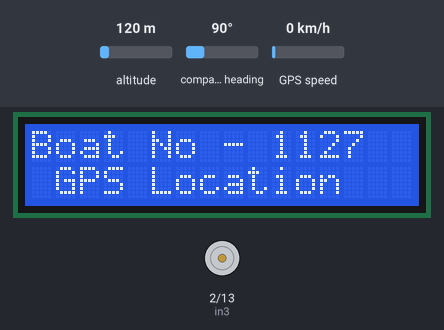
This sketch was run on a simulated Arduino Uno, built with avr-gcc and run on an emulated ATmega328P. Shown: 16×2 character LCD, motor-driver pin pairs drawn as motors (green arrow = first pin HIGH = forward, orange = second pin HIGH = backward, longer = more drive, scaled by the enable pin). Inputs (shaded band) come from the test bench; at power-on: altitude 120 m, compass heading 90°, GPS speed 0 km/h. The GPS gets a fix after 3 s at 37.7749, -122.4194 with 8 satellites.

Above: at 5.1 s.
At 11.1 s:
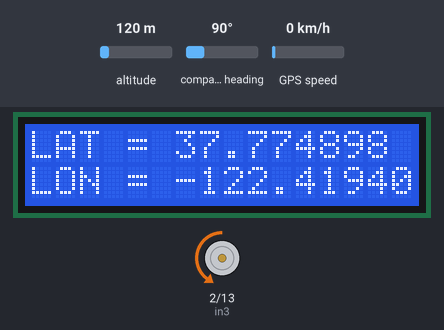
At 21.1 s:
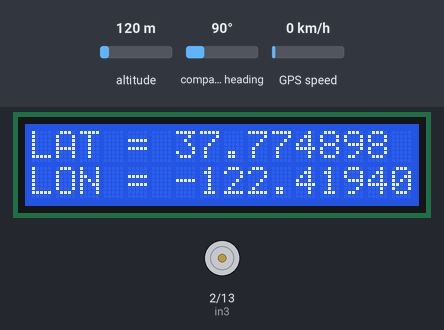
At 37.1 s:
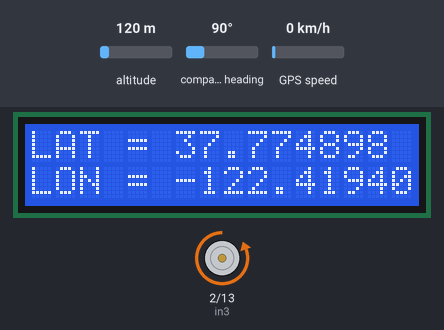
Timing chart, 0 to 38.6 s (numbered marks = the images above):
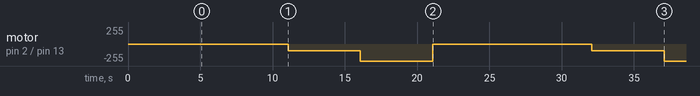

Measured:
- by itself, motor on pin 2 (in3) / pin 13 (in4): stopped → backward 100/255 at 11.1 s, → backward 255/255 5.0 s later, → stopped 5.0 s later, → backward 100/255 11.0 s later, … (5 changes in this stretch)

The sketch:

lcdgpsmotor.ino
```cpp
#include <SoftwareSerial.h>

#include <TinyGPS.h>
#include <LiquidCrystal.h>
#include <EEPROM.h>

TinyGPS gps;
SoftwareSerial ss(5,4);


#define enB 3
#define in3 2
#define in4 13


const int rs = 12, en = 11, d4 =10 , d5 = 9, d6 = 8, d7 = 7;
LiquidCrystal lcd(rs, en, d4, d5, d6, d7);

int i;


float lat, lng;
static char lat1[8];
static char lng1[8];


void setup()
{

  Serial.begin(9600);
  ss.begin(9600);
    lcd.begin(16,2);
  lcd.setCursor(0,0);
   lcd.print("Boat No - 1127");
  lcd.setCursor(0,1);
  lcd.print(" GPS Location");
   delay(5000);
  lcd.noDisplay();

  pinMode(enB, OUTPUT);
  pinMode(in3, OUTPUT);
  pinMode(in4, OUTPUT);


  digitalWrite(in3, LOW);
  digitalWrite(in4, HIGH);

 }


void loop()
{
  B:
   lcd.display();
  bool newData = false;
  unsigned long chars;
  unsigned short sentences, failed;

  for (unsigned long start = millis(); millis() - start < 1000;)
  {
    while (ss.available())
    {
      char c = ss.read();
      if (gps.encode(c))
        newData = true;
    }
  }

  if (newData)
  {
    float flat, flon;
    unsigned long age;
    gps.f_get_position(&flat, &flon, &age);

    lcd.setCursor (0,0);
    lcd.print("LAT = ");
    lcd.print(flat == TinyGPS::GPS_INVALID_F_ANGLE ? 0.0 : flat, 6);
    lcd.print(" ");

    lcd.setCursor(0, 1);
    lcd.print("LON = ");
    lcd.print(flon == TinyGPS::GPS_INVALID_F_ANGLE ? 0.0 : flon, 6);
    lcd.print(" ");

    lat = flat;
    lng = flon;
  }

  dtostrf(lat,7, 6, lat1);
  dtostrf(lng,7, 6, lng1);

analogWrite(enB, 0);         // zero speed
delay(5000);

analogWrite(enB, 100);      // medium speed
delay(5000);

analogWrite(enB, 255);      // High Speed
delay(5000);

analogWrite(enB, 0);       // Zero Speed
delay(5000);


}
```
